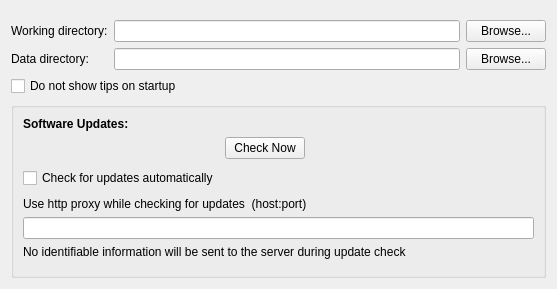
     <widget class="QWidget" name="tabGeneral">
      <attribute name="title">
       <string>General</string>
      </attribute>
      <layout class="QGridLayout" name="prefs_gridLayout_4">
       <property name="topMargin">
        <number>20</number>
       </property>
       <item row="0" column="0">
        <layout class="QGridLayout" name="prefs_gridLayout_1">
         <item row="0" column="0">
          <widget class="QLabel" name="textLabel1">
           <property name="sizePolicy">
            <sizepolicy hsizetype="Minimum" vsizetype="Preferred">
             <horstretch>0</horstretch>
             <verstretch>0</verstretch>
            </sizepolicy>
           </property>
           <property name="text">
            <string>Working directory:</string>
           </property>
           <property name="wordWrap">
            <bool>false</bool>
           </property>
          </widget>
         </item>
         <item row="0" column="1">
          <widget class="QLineEdit" name="wDir">
           <property name="sizePolicy">
            <sizepolicy hsizetype="Expanding" vsizetype="Fixed">
             <horstretch>0</horstretch>
             <verstretch>0</verstretch>
            </sizepolicy>
           </property>
          </widget>
         </item>
         <item row="0" column="2">
          <widget class="QPushButton" name="browseWDir">
           <property name="sizePolicy">
            <sizepolicy hsizetype="Preferred" vsizetype="Fixed">
             <horstretch>0</horstretch>
             <verstretch>0</verstretch>
            </sizepolicy>
           </property>
           <property name="maximumSize">
            <size>
             <width>200</width>
             <height>16777215</height>
            </size>
           </property>
           <property name="text">
            <string>Browse...</string>
           </property>
          </widget>
         </item>
         <item row="1" column="0">
          <widget class="QLabel" name="textLabel2">
           <property name="sizePolicy">
            <sizepolicy hsizetype="Minimum" vsizetype="Preferred">
             <horstretch>0</horstretch>
             <verstretch>0</verstretch>
            </sizepolicy>
           </property>
           <property name="text">
            <string>Data directory:</string>
           </property>
           <property name="wordWrap">
            <bool>false</bool>
           </property>
          </widget>
         </item>
         <item row="1" column="1">
          <widget class="QLineEdit" name="dataDir">
           <property name="sizePolicy">
            <sizepolicy hsizetype="Expanding" vsizetype="Fixed">
             <horstretch>0</horstretch>
             <verstretch>0</verstretch>
            </sizepolicy>
           </property>
          </widget>
         </item>
         <item row="1" column="2">
          <widget class="QPushButton" name="browseDataDir">
           <property name="sizePolicy">
            <sizepolicy hsizetype="Preferred" vsizetype="Fixed">
             <horstretch>0</horstretch>
             <verstretch>0</verstretch>
            </sizepolicy>
           </property>
           <property name="maximumSize">
            <size>
             <width>200</width>
             <height>16777215</height>
            </size>
           </property>
           <property name="text">
            <string>Browse...</string>
           </property>
          </widget>
         </item>
        </layout>
       </item>
       <item row="2" column="0">
        <widget class="QGroupBox" name="groupBox_2">
         <property name="title">
          <string/>
         </property>
         <layout class="QGridLayout" name="prefs_gridLayout_3">
          <item row="0" column="0" colspan="4">
           <widget class="QLabel" name="label">
            <property name="font">
             <font>
              <bold>true</bold>
             </font>
            </property>
            <property name="text">
             <string>Software Updates:</string>
            </property>
           </widget>
          </item>
          <item row="1" column="1" colspan="2">
           <widget class="QPushButton" name="checkUpdatesNow">
            <property name="text">
             <string>Check Now</string>
            </property>
           </widget>
          </item>
          <item row="2" column="0" rowspan="2">
           <widget class="QCheckBox" name="checkUpdates">
            <property name="text">
             <string>Check for updates automatically</string>
            </property>
           </widget>
          </item>
          <item row="2" column="1">
           <spacer name="horizontalSpacer_2">
            <property name="orientation">
             <enum>Qt::Orientation::Horizontal</enum>
            </property>
            <property name="sizeHint" stdset="0">
             <size>
              <width>15</width>
              <height>20</height>
             </size>
            </property>
           </spacer>
          </item>
          <item row="2" column="3">
           <spacer name="spacer_3">
            <property name="orientation">
             <enum>Qt::Orientation::Horizontal</enum>
            </property>
            <property name="sizeHint" stdset="0">
             <size>
              <width>223</width>
              <height>20</height>
             </size>
            </property>
           </spacer>
          </item>
          <item row="4" column="0" colspan="4">
           <widget class="QLabel" name="label_2">
            <property name="text">
             <string>Use http proxy while checking for updates  (host:port)</string>
            </property>
           </widget>
          </item>
          <item row="5" column="0" colspan="4">
           <widget class="QLineEdit" name="checkUpdatesProxy"/>
          </item>
          <item row="6" column="0" colspan="4">
           <widget class="QLabel" name="label_3">
            <property name="text">
             <string>No identifiable information will be sent to the server during update check</string>
            </property>
           </widget>
          </item>
          <item row="8" column="2">
           <spacer name="verticalSpacer_9">
            <property name="orientation">
             <enum>Qt::Orientation::Vertical</enum>
            </property>
            <property name="sizeHint" stdset="0">
             <size>
              <width>20</width>
              <height>7</height>
             </size>
            </property>
           </spacer>
          </item>
         </layout>
        </widget>
       </item>
       <item row="1" column="0">
        <widget class="QCheckBox" name="showTips">
         <property name="text">
          <string>Do not show tips on startup</string>
         </property>
        </widget>
       </item>
      </layout>
     </widget>
